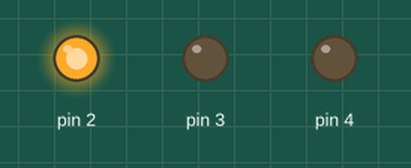
The sketch below on a simulated Arduino Uno, built with avr-gcc and run on an emulated ATmega328P. Shown: output pins drawn as LEDs (lit = HIGH).

Above: at 0.5 s.
At 2.5 s:
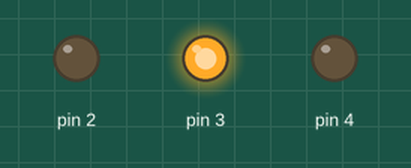
At 4.5 s:
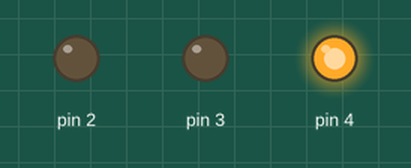
At 5.5 s:
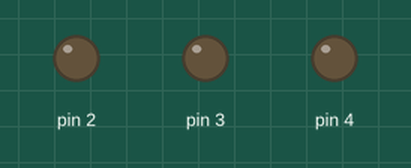
Timing chart, 0 to 7.8 s (numbered marks = the images above):
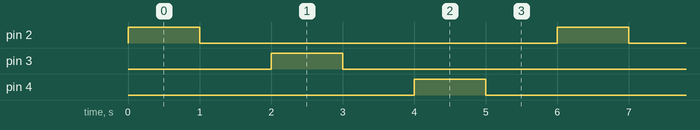

Measured:
- by itself, pin 2–4: alternates HIGH for 1.0 s and LOW for 5.0 s
- by itself, everything shown: repeats every 6.0 s, in 6 steps

The sketch:

RGB_BlinkingProg01.ino
```cpp
void setup()
{
  pinMode(2, OUTPUT); //設定Arduino UNO3上的針腳2為輸出電壓
  pinMode(3, OUTPUT);
  pinMode(4, OUTPUT);
}

void loop()
{
digitalWrite(2, HIGH); //給予Arduino UNO3上的針腳2高電壓
delay(1000);           //延遲1秒，1000是以微秒(ms)為單位
digitalWrite(2, LOW); //給予Arduino UNO3上的針腳2底電壓，即沒有電
delay(1000);
digitalWrite(3, HIGH);
delay(1000);
digitalWrite(3, LOW);
delay(1000);
digitalWrite(4, HIGH);
delay(1000);
digitalWrite(4, LOW);
delay(1000);
}
```
